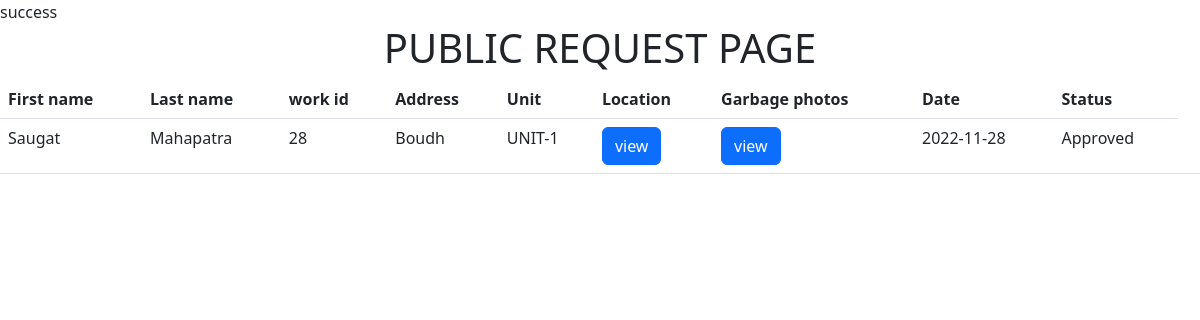
The app's page /public_work_page_for_p.php (signed in) with its own data.
### tables this page shows
CREATE TABLE `public_work` (
  `wid` int(11) NOT NULL,
  `id` int(11) DEFAULT NULL,
  `address` varchar(50) DEFAULT NULL,
  `UNIT` varchar(10) DEFAULT NULL,
  `city` varchar(15) DEFAULT NULL,
  `image` varchar(50) DEFAULT NULL,
  `idate` date DEFAULT NULL,
  `employee` varchar(30) DEFAULT NULL,
  `latitude` double NOT NULL,
  `longitude` double NOT NULL,
  `status` varchar(10) NOT NULL
);

CREATE TABLE `public_data` (
  `id` int(11) NOT NULL,
  `fname` varchar(30) DEFAULT NULL,
  `lname` varchar(30) DEFAULT NULL,
  `dob` date DEFAULT NULL,
  `gender` varchar(2) DEFAULT NULL,
  `email` varchar(60) NOT NULL,
  `phone` int(11) DEFAULT NULL,
  `password` varchar(50) NOT NULL,
  `sig_in_dt` datetime NOT NULL,
  `file_name` varchar(225) NOT NULL
);

### public_work_page_for_p.php (the view, shortened to what this page needs)
<?php
include 'connection.php';
$id = $_SESSION['id'];
$sql = "SELECT*from public_work,public_data WHERE public_work.id = public_data.id AND public_work.id=$id";
$result = mysqli_query($conn,$sql);
?>
<!DOCTYPE html>
<html lang="en">
<head>
    <link href="https://cdn.jsdelivr.net/npm/bootstrap@5.2.3/dist/css/bootstrap.min.css" rel="stylesheet"
>
</head>
<body>
    <div class="text-center">
        <h1>PUBLIC REQUEST PAGE</h1>
      </div>
    <table class="table">
        <thead>
            <tr>
                <th scope="col">First name</th>
                <th scope="col">Last name</th>
                <th scope="col">work id</th>
                <th scope="col">Address</th>
                <th scope="col">Unit</th>
                <th scope="col">Location</th>
                <th scope="col">Garbage photos</th>
                <th scope="col">Date</th>
                <th scope="col">Status</th>
            </tr>
        </thead>
        <tbody>
            <?php
               while($row = mysqli_fetch_assoc($result)){
            ?>
            <tr>
                <td scope="row"><?php echo $row['fname'] ?></td>
                <td scope="row"><?php echo $row['lname'] ?></td>
                <td><?php echo $row['wid'] ?></td>
                <td><?php echo $row['address'] ?></td>
                <td><?php echo $row['UNIT'] ?></td>
                <td><button type="button" class="btn btn-primary"><a class="a1" href="#">view</a></button></td>
                <td><button type="button" class="btn btn-primary"><a class="a1" href="../public-garbage-image/<?php echo $row['image'] ?>">view</a></button></td>
                <td><?php echo $row['idate'] ?></td>
                <td><?php echo $row['status'] ?><td>
            </tr>
            <?php
            }
            ?>
            </tbody>
    </table>
</body>
</html>

### public_work_page_for_p.php (style rules this page uses)
.a1 { text-decoration: none; color: white; }

### records on screen
public_work: public_data.fname "Saugat", public_data.lname "Mahapatra", wid "28", address "Boudh", UNIT "UNIT-1", idate "2022-11-28", status "Approved"
